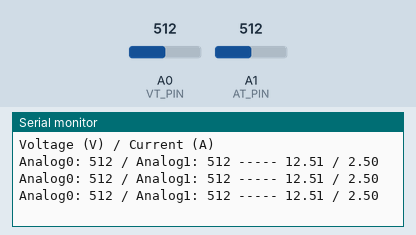
Bench run of a sketch on a simulated Arduino Uno, built with avr-gcc and run on an emulated ATmega328P. On the bench: the last lines printed to the serial monitor. Inputs (shaded band) come from the test bench; at power-on: A0 (VT_PIN) = 512, A1 (AT_PIN) = 512.

Above: at 1.3 s.
1.4 s: A0 (VT_PIN) set to 716
At 1.9 s:
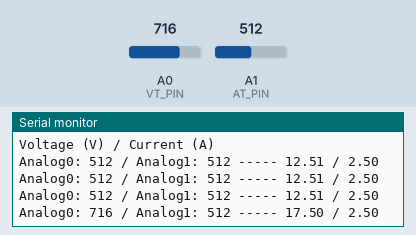
2.9 s: A1 (AT_PIN) set to 716
At 3.4 s:
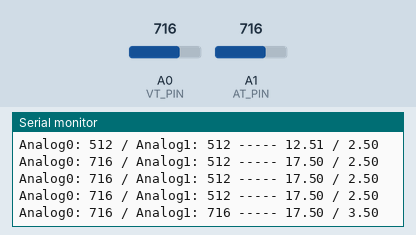
4.4 s: A0 (VT_PIN) set to 900
At 4.9 s:
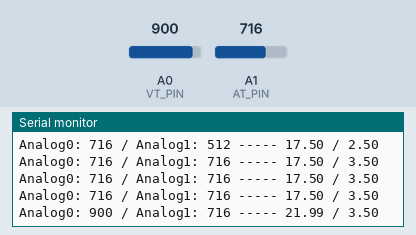
5.9 s: A1 (AT_PIN) set to 900
At 6.4 s:
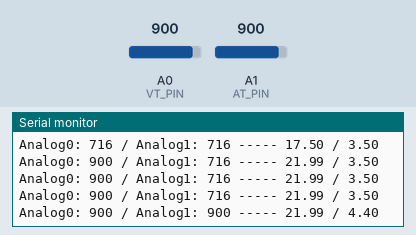
Timing chart, 0 to 8.4 s (numbered marks = the images above; inputs shaded):
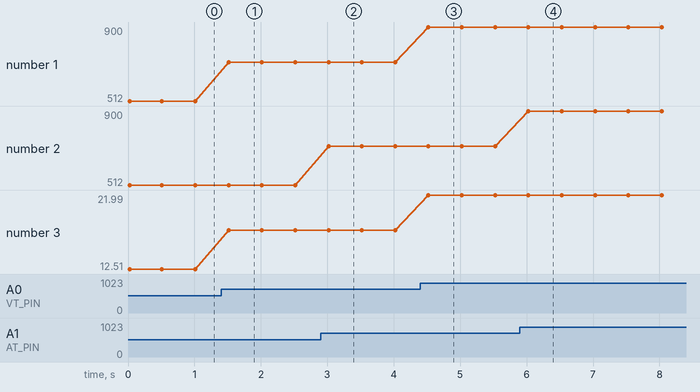

The sketch:

sketch_may26a.ino
```cpp
#include <Wire.h>

#define VT_PIN A0 // connect VT
#define AT_PIN A1// connect AT

#define ARDUINO_WORK_VOLTAGE 5.0

void setup()
{
  Serial.begin(9600);
  Serial.println("Voltage (V) / Current (A)");
}

void loop()
{
  int vt_temp = analogRead(VT_PIN);
  int at_temp = analogRead(AT_PIN);

  double voltage = vt_temp * (ARDUINO_WORK_VOLTAGE / 1023.0) * 5;
  double current = at_temp * (ARDUINO_WORK_VOLTAGE / 1023.0);
  Serial.print("Analog0: "); Serial.print(vt_temp); Serial.print(" / "); Serial.print("Analog1: "); Serial.print(at_temp);  Serial.print(" ----- ");
  Serial.print(voltage); Serial.print(" / "); Serial.println(current);
  delay(500);
}
```

Measured:
- after the input at 1.4 s, the serial monitor: prints a new line after 0.11 s (image 1)
- after the input at 2.9 s, the serial monitor: prints a new line after 0.12 s (image 2)
- after the input at 4.4 s, the serial monitor: prints a new line after 0.12 s (image 3)
- after the input at 5.9 s, the serial monitor: prints a new line after 0.13 s (image 4)
- plotted number 1: 512 → 716 after the input at 1.4 s, 716 → 900 after the input at 4.4 s
- plotted number 3: 12.51 → 17.5 after the input at 1.4 s, 17.5 → 21.99 after the input at 4.4 s
